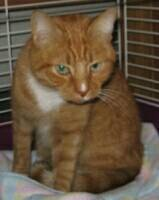
#> input picture Img/CatyDog/cat.1164.jpg, 159 x 200 px, found by its file name; its folder holds only this picture in this run
$ jupyter execute 'Regresion (Perro o Gato).ipynb'
#> lines starting #> are read from the running program, lines starting #| are printed output that depends on the picture
[cell 1]
from PIL import Image
import numpy as np
import matplotlib.pyplot as plt
import os as os

########################################################################################

folder = r"C:\Users\op354\OneDrive\Documentos\Oscar\UG\Repositorio Github\ejerciosytareas-Oscarraul28\Img\CatyDog"
def imagenes(folder, dim=(64,64)):
#> called with dim = (64, 64)
    X, Y = [], []
    for filename in os.listdir(folder):
        if filename.lower().endswith((".jpg", ".png", ".jpeg")): #usamos el lower para evitar confusiones con mayusculas
            ruta = os.path.join(folder, filename)
            #Aqui tratamos las imagenes como ya se habia hecho:
            img = Image.open(ruta)
#> img is the input picture: PIL image 159x200 RGB; mean R, G, B 101.6, 83.7, 61.7
            img = img.resize(dim)
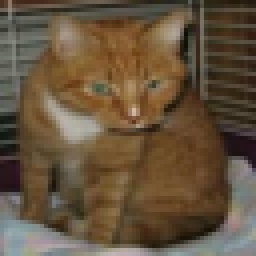
#> img: PIL image 64x64 RGB (shown 4 times larger); mean R, G, B 101.6, 83.7, 61.7
            arr = np.array(img) / 255.0
            #Vectorizamos y metemos en el arreglo X:
            X.append(arr.flatten())
            #Ahora llenamos el arreglo Y, para ello clasificamos segun el nombre de la imagen:
            if filename.startswith("dog"):
                Y.append(0)
            elif filename.startswith("cat"):
                Y.append(1)
    return np.array(X).T, np.array(Y).reshape(1, -1)

X,Y = imagenes(folder, dim=(64,64))
#> X = 12288 values, max 0.839 at index 5283, min 0.0118 at index 2252, mean 0.323; Y = [1]


########################################################################################

#Ahora si procedemos a inicializar los datos, usamos aleatoriedad para ayudar al aprendizaje de nuestro modelo:

np.random.seed(1)                       #Con esto fijamos un numero aleatorio para evitar que cambie cada que se corra el codigo
n_x = X.shape[0]                        #Para extraer los pixeles que tiene cada imagen
#> n_x = 12288
w = np.random.randn(n_x, 1) * 0.01      #Le doy numeros chicos para evitar sobrecarga en el calculo
b = 0
a= 0.1                                  # (es la tasa de aprendizaje)
iteraciones = 1000                                # numero de iteraciones

#Definimos una funcion para nuestra funcion sigmoide:
def sigmoide(z):
    return 1 / (1 + np.exp(-z))

#Definimos otra funcion para calcular el costo, dw y db que nos ayudaran a hacer las backward y forward propagations
def propagaciones(w, b, X, Y):
    m = X.shape[1]
    # Forward
    Z = np.dot(w.T, X) + b
    A = sigmoide(Z)                      #Este es nuestro vector de predicciones "Y con gorrito"
    costo = -(1/m) * np.sum(Y*np.log(A+1e-8) + (1-Y)*np.log(1-A+1e-8))   #el 1e-8 es para evitar errores numericos en caso de tener 0 o 1
    # Backward
    dZ = A - Y
    dw = (1/m) * np.dot(X, dZ.T)
    db = (1/m) * np.sum(dZ)
    return dw, db, costo

def mejoramiento(w, b, X, Y, iteraciones, a):
    for i in range(iteraciones):
        dw, db, costo = propagaciones(w, b, X, Y)
        # Gradient descent
        w -= a * dw
        b -= a * db
        #Para ir viendo si nuestro si nuestro costo va bajando con el entrenamiento aplicamos:
        if i % 200 == 0:
            print(f"En la iteracion numero {i}, Tenemos un costo de: {costo:.4f}")
    return w, b

#Ahora si viene el entrenamiento:
w, b = mejoramiento(w, b, X, Y, iteraciones, a)
#> the loop in mejoramiento, `for i in range(iteraciones):` made 1000 passes
#> (Z in propagaciones, A in propagaciones, costo, dZ in propagaciones, db) on passes 1 to 3: ([0.593], [0.644], 0.44, [-0.356], -0.356), ([55.93], [1], -1e-08, [0], 0), ([55.93], [1], -1e-08, [0], 0)
#| En la iteracion numero 0, Tenemos un costo de: 0.4400
#| En la iteracion numero 200, Tenemos un costo de: -0.0000
#| En la iteracion numero 400, Tenemos un costo de: -0.0000
#| En la iteracion numero 600, Tenemos un costo de: -0.0000
#| En la iteracion numero 800, Tenemos un costo de: -0.0000
#> after the loop in mejoramiento, `for i in range(iteraciones):`: b = 0.0356; w = 12288 values, max 0.0566 at index 7755, min -0.0276 at index 5915, mean 0.0116
#> b = 0.0356

#Y finalmente:
def predicciones(X, w, b):
    A = sigmoide(np.dot(w.T, X) + b)
    return (A > 0.5).astype(int)        #Aqui aplicamos el umbral de desicion y convertimos el True/False en 0/1

def cambiar(ruta, dim=(64,64)):
    img = Image.open(ruta)
    img = img.resize(dim)
    arr = np.array(img) / 255.0
    return arr.flatten().reshape(-1,1)

#Vemos que tanto coincide:
predicc = predicciones(X, w, b)
#> in predicciones, `A = sigmoide(np.dot(w.T, X) + b)`: A = [1]
#> predicc = [1]
print("Predicciones:", predicc)
#| Predicciones: [[1]]
print("Etiquetas reales:", Y)
#| Etiquetas reales: [[1]]

precision = np.mean(predicc == Y) * 100
#> precision = 100
print(f"La precisión en el entrenamiento es: {precision:.2f}%")
#| La precisión en el entrenamiento es: 100.00%

#Ahora si probamos el algoritmo con una imagen nueva, recordando que perros=0 y gatos=1:
nueva = cambiar("Img/gatonuevo1.jpg")
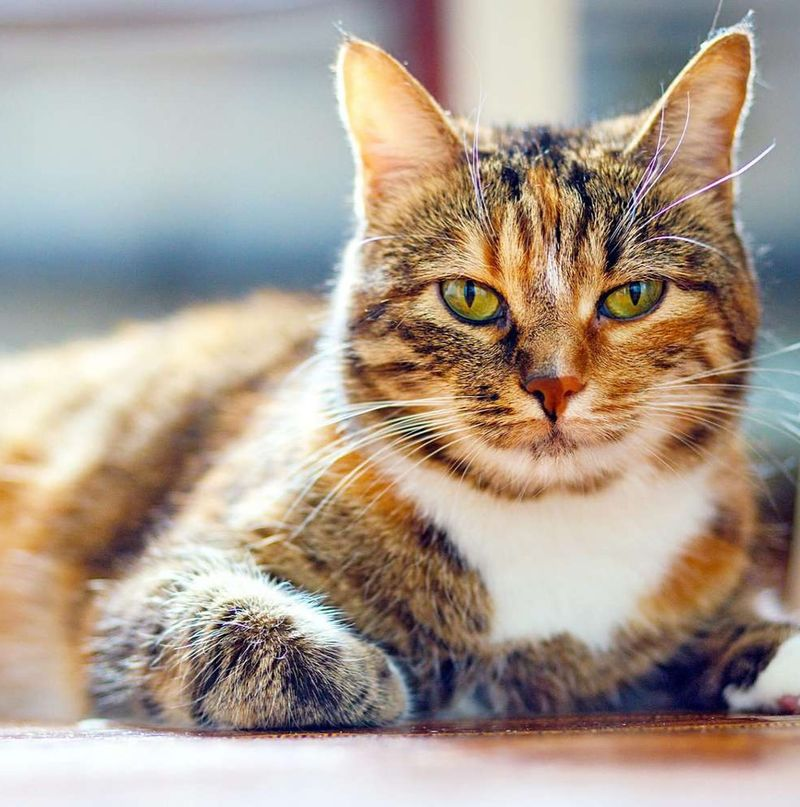
#> input picture Img/gatonuevo1.jpg, 800 x 807 px
#> in cambiar, img is the input picture: PIL image 800x807 RGB; mean R, G, B 172.3, 158, 145
#> in cambiar, `img = img.resize(dim)`:
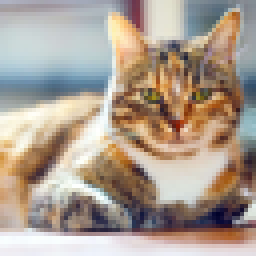
#> img: PIL image 64x64 RGB (shown 4 times larger); mean R, G, B 172.3, 157.9, 145
#> nueva = 12288 values, max 1 at index 5397, min 0.00392 at index 10338, mean 0.621
pred_nueva = predicciones(nueva, w, b)
#> pred_nueva = [1]
print("Predicción de nueva imagen:", pred_nueva)
#| Predicción de nueva imagen: [[1]]
